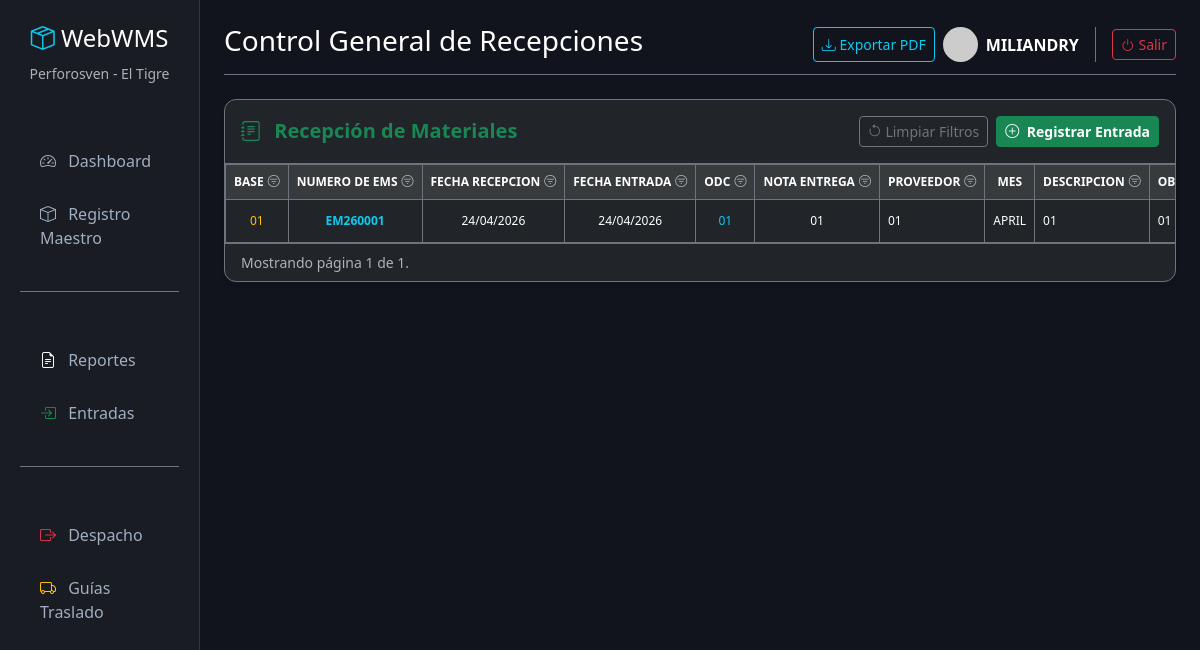
The page /entradas/ (signed in) on the database as committed earlier.
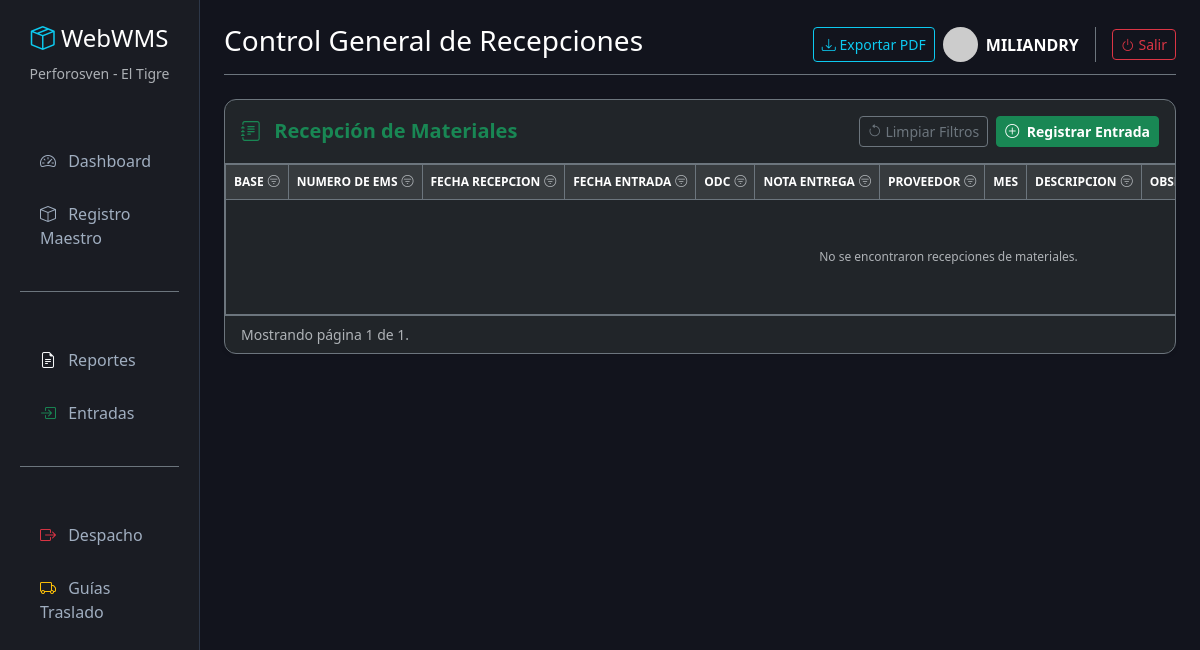
The same page on the database as committed later.
### inventario/models.py (models this page shows, shortened)
class DetalleRecepcion(models.Model):
    reporte = models.ForeignKey(ReporteRecepcion, on_delete=models.SET_NULL, null=True, blank=True, verbose_name="Reporte (RP)")
    material = models.ForeignKey(Material, on_delete=models.SET_NULL, null=True, blank=True, verbose_name="Material (Cód. Catálogo)")
    descripcion_entrada = models.CharField(max_length=500, blank=True, null=True, verbose_name="Descripción (según ODC)")
    fecha_recepcion = models.DateField(default=timezone.now, verbose_name="Fecha de Recepción")
    nro_rq = models.CharField(max_length=50, blank=True, null=True, verbose_name="Nro. RQ")
    departamento = models.CharField(max_length=100, blank=True, null=True, verbose_name="Dpto / Equipo")
    nro_control_entrada = models.CharField(max_length=20, blank=True, verbose_name="Nro. Control (EM/EA)")
    nro_odc = models.CharField(max_length=50, verbose_name="Orden de Compra (ODC)")
    nro_nota_entrega = models.CharField(max_length=50, verbose_name="Nota de Entrega")
    proveedor = models.CharField(max_length=200, verbose_name="Proveedor")
    cantidad_solicitada = models.DecimalField(max_digits=10, decimal_places=2, verbose_name="Cant. Solicitada (ODC)")
    cantidad_recibida = models.DecimalField(max_digits=10, decimal_places=2, verbose_name="Cant. Recibida Física")
    precio_unitario = models.DecimalField(max_digits=12, decimal_places=2, blank=True, null=True, verbose_name="U.P. (USD)")
    moneda = models.CharField(max_length=10, default="USD", verbose_name="Moneda")
    eta = models.DateField(blank=True, null=True, verbose_name="ETA")
    fecha_firma_odc = models.DateField(blank=True, null=True, verbose_name="Fecha de Firma ODC")
    volumen_carpeta = models.CharField(max_length=50, blank=True, null=True, verbose_name="Volumen Carpeta")
    es_saldo_inicial = models.BooleanField(default=False, verbose_name="¿Es Saldo Inicial?")
    observaciones = models.CharField(max_length=255, blank=True, null=True, verbose_name="Observaciones")
    class Meta:
        verbose_name = "Entradas del Almacen"
        verbose_name_plural = "Control de Entradas"

class ReporteRecepcion(models.Model):
    nro_reporte = models.CharField(max_length=20, unique=True, blank=True, verbose_name="No. Reporte (RP)")
    fecha_recepcion = models.DateField(default=timezone.now, verbose_name="Fecha de Recepción")
    descripcion = models.CharField(max_length=255, blank=True, null=True, verbose_name="Descripción General")
    estado = models.CharField(
        max_length=10,
        choices=[('ABIERTO', 'Abierto'), ('CERRADO', 'Cerrado')],
        default='ABIERTO',
        verbose_name="Estado"
    )
    class Meta:
        verbose_name = "Reporte de Recepción"
        verbose_name_plural = "2. Reportes Diarios (RP)"

### inventario/views.py (the view)
# urls.py: path('entradas/', views.lista_entradas, name='lista_entradas'),
@login_required(login_url='login')
def lista_entradas(request):
    from django.db.models import Q, Sum, F, Max, DecimalField
    f_base = request.GET.get('f_base', '').strip()
    f_em = request.GET.get('f_em', '').strip()
    f_fecha_rep = request.GET.get('f_fecha_rep', '').strip()
    f_fecha_ent = request.GET.get('f_fecha_ent', '').strip()
    f_odc = request.GET.get('f_odc', '').strip()
    f_nota = request.GET.get('f_nota', '').strip()
    f_prov = request.GET.get('f_prov', '').strip()
    f_mat = request.GET.get('f_mat', '').strip()
    f_obs = request.GET.get('f_obs', '').strip()
    f_rm = request.GET.get('f_rm', '').strip()
    f_vol = request.GET.get('f_vol', '').strip()
    ids_unicos = DetalleRecepcion.objects.exclude(es_saldo_inicial=True).values('nro_control_entrada').annotate(max_id=Max('id')).values_list('max_id', flat=True)
    recepciones_lista = DetalleRecepcion.objects.exclude(es_saldo_inicial=True).select_related('material', 'reporte').filter(id__in=ids_unicos)
    if f_base:
        recepciones_lista = recepciones_lista.filter(departamento__icontains=f_base)
    if f_em:
        recepciones_lista = recepciones_lista.filter(nro_control_entrada__icontains=f_em)
    if f_fecha_rep:
        recepciones_lista = recepciones_lista.filter(reporte__fecha_recepcion__icontains=f_fecha_rep)
    if f_fecha_ent:
        recepciones_lista = recepciones_lista.filter(fecha_recepcion__icontains=f_fecha_ent)
    if f_odc:
        recepciones_lista = recepciones_lista.filter(nro_odc__icontains=f_odc)
    if f_nota:
        recepciones_lista = recepciones_lista.filter(nro_nota_entrega__icontains=f_nota)
    if f_prov:
        recepciones_lista = recepciones_lista.filter(proveedor__icontains=f_prov)
    if f_mat:
        recepciones_lista = recepciones_lista.filter(
            Q(material__codigo__icontains=f_mat) | Q(material__descripcion__icontains=f_mat) | Q(descripcion_entrada__icontains=f_mat)
        )
    if f_obs:
        recepciones_lista = recepciones_lista.filter(observaciones__icontains=f_obs)
    if f_rm:
        recepciones_lista = recepciones_lista.filter(reporte__nro_reporte__icontains=f_rm)
    if f_vol:
        recepciones_lista = recepciones_lista.filter(volumen_carpeta__icontains=f_vol)
    recepciones_lista = recepciones_lista.order_by('-fecha_recepcion', '-id')
    from django.db.models import OuterRef, Subquery
    totales_qs = DetalleRecepcion.objects.filter(
        nro_control_entrada=OuterRef('nro_control_entrada')
    ).values('nro_control_entrada').annotate(
        total=Sum(F('cantidad_recibida') * F('precio_unitario'), output_field=DecimalField())
    ).values('total')
    recepciones_lista = recepciones_lista.annotate(costo_total_agrupado=Subquery(totales_qs))
    from django.core.paginator import Paginator
    paginator = Paginator(recepciones_lista, 50)
    page_number = request.GET.get('page')
    recepciones_paginadas = paginator.get_page(page_number)
    query_params = request.GET.copy()
    if 'page' in query_params:
        del query_params['page']
    query_prefix = query_params.urlencode() + '&' if query_params else ''
    contexto = {
        'recepciones': recepciones_paginadas,
        'query_prefix': query_prefix,
        'filtros': {
            'base': f_base, 'em': f_em, 'fecha_rep': f_fecha_rep, 'fecha_ent': f_fecha_ent,
            'odc': f_odc, 'nota': f_nota, 'prov': f_prov, 'mat': f_mat,
            'obs': f_obs, 'rm': f_rm, 'vol': f_vol
        }
    }
    return render(request, 'inventario/lista_entradas.html', contexto)

### inventario/templates/inventario/lista_entradas.html (shortened to what the changed rows need)
{% extends 'inventario/base.html' %}
{% block header %}Control General de Recepciones{% endblock %}
{% block content %}
<div class="card shadow-sm bg-dark border-secondary">
    <div class="card-body p-0">
        <div class="table-responsive" style="max-height: 65vh; overflow-y: auto; overflow-x: auto; white-space: nowrap;">
            <table class="table table-dark table-hover table-bordered border-secondary mb-0" style="font-size: 12px;">
                <thead class="table-active text-success text-center sticky-top" style="z-index: 2;">
                    <tr class="align-middle">
                        <th>
                            <div class="d-flex align-items-center justify-content-center gap-1">
                                <span>BASE</span>
                                <div class="dropdown">
                                    <i class="bi bi-filter-circle {% if filtros.base %}text-success bi-filter-circle-fill{% else %}text-muted{% endif %} cursor-pointer" data-bs-toggle="dropdown" data-bs-auto-close="outside"></i>
                                </div>
                            </div>
                        </th>
                        <th>
                            <div class="d-flex align-items-center justify-content-center gap-1">
                                <span>NUMERO DE EMS</span>
                                <div class="dropdown">
                                    <i class="bi bi-filter-circle {% if filtros.em %}text-success bi-filter-circle-fill{% else %}text-muted{% endif %} cursor-pointer" data-bs-toggle="dropdown" data-bs-auto-close="outside"></i>
                                </div>
                            </div>
                        </th>
                        <th>
                            <div class="d-flex align-items-center justify-content-center gap-1">
                                <span>FECHA RECEPCION</span>
                                <div class="dropdown">
                                    <i class="bi bi-filter-circle {% if filtros.fecha_rep %}text-success bi-filter-circle-fill{% else %}text-muted{% endif %} cursor-pointer" data-bs-toggle="dropdown" data-bs-auto-close="outside"></i>
                                </div>
                            </div>
                        </th>
                        <th>
                            <div class="d-flex align-items-center justify-content-center gap-1">
                                <span>FECHA ENTRADA</span>
                                <div class="dropdown">
                                    <i class="bi bi-filter-circle {% if filtros.fecha_ent %}text-success bi-filter-circle-fill{% else %}text-muted{% endif %} cursor-pointer" data-bs-toggle="dropdown" data-bs-auto-close="outside"></i>
                                </div>
                            </div>
                        </th>
                        <th>
                            <div class="d-flex align-items-center justify-content-center gap-1">
                                <span>ODC</span>
                                <div class="dropdown">
                                    <i class="bi bi-filter-circle {% if filtros.odc %}text-success bi-filter-circle-fill{% else %}text-muted{% endif %} cursor-pointer" data-bs-toggle="dropdown" data-bs-auto-close="outside"></i>
                                </div>
                            </div>
                        </th>
                        <th>
                            <div class="d-flex align-items-center justify-content-center gap-1">
                                <span>NOTA ENTREGA</span>
                                <div class="dropdown">
                                    <i class="bi bi-filter-circle {% if filtros.nota %}text-success bi-filter-circle-fill{% else %}text-muted{% endif %} cursor-pointer" data-bs-toggle="dropdown" data-bs-auto-close="outside"></i>
                                </div>
                            </div>
                        </th>
                        <th>
                            <div class="d-flex align-items-center justify-content-center gap-1">
                                <span>PROVEEDOR</span>
                                <div class="dropdown">
                                    <i class="bi bi-filter-circle {% if filtros.prov %}text-success bi-filter-circle-fill{% else %}text-muted{% endif %} cursor-pointer" data-bs-toggle="dropdown" data-bs-auto-close="outside"></i>
                                </div>
                            </div>
                        </th>
                        <th>MES</th>
                        <th>
                            <div class="d-flex align-items-center justify-content-center gap-1">
                                <span>DESCRIPCION</span>
                                <div class="dropdown">
                                    <i class="bi bi-filter-circle {% if filtros.mat %}text-success bi-filter-circle-fill{% else %}text-muted{% endif %} cursor-pointer" data-bs-toggle="dropdown" data-bs-auto-close="outside"></i>
                                </div>
                            </div>
                        </th>
                        <th>
                            <div class="d-flex align-items-center justify-content-center gap-1">
                                <span>OBSERVACIONES</span>
                            </div>
                        </th>
                    </tr>
                </thead>
                <tbody>
                    {% for item in recepciones %}
                    <tr class="align-middle text-center fila-entrada" style="cursor: pointer;"
                        data-odc="{{ item.nro_odc }}"
                        data-nota="{{ item.nro_nota_entrega }}"
                        data-em="{{ item.nro_control_entrada }}"
                        onclick="abrirHistorialPanel('{{ item.nro_odc|escapejs }}', '{{ item.nro_nota_entrega|escapejs }}', '{{ item.nro_control_entrada|escapejs }}')">
                        <td class="text-warning">{{ item.departamento|default_if_none:"-" }}</td>
                        <td class="text-info fw-bold">{{ item.nro_control_entrada|default_if_none:"-" }}</td>
                        <td>{% if item.reporte %}{{ item.reporte.fecha_recepcion|date:"d/m/Y" }}{% else %}-{% endif %}</td>
                        <td>{{ item.fecha_recepcion|date:"d/m/Y" }}</td>
                        <td class="text-info">{{ item.nro_odc }}</td>
                        <td>{{ item.nro_nota_entrega }}</td>
                        <td class="text-start text-truncate" style="max-width: 150px;" title="{{ item.proveedor }}">{{ item.proveedor|truncatechars:20 }}</td>
                        <td><span class="text-uppercase">{{ item.fecha_recepcion|date:"F" }}</span></td>
                        <td class="text-start text-truncate" style="max-width: 250px;"
                            title="{{ item.descripcion_entrada|default_if_none:"-" }}">
                            {{ item.descripcion_entrada|default_if_none:"-" }}
                        </td>
                        <td class="text-start text-truncate" style="max-width: 150px;" title="{{ item.observaciones }}">{{ item.observaciones|default_if_none:"-" }}</td>
                    </tr>
                    {% empty %}
                    <tr>
                        <td colspan="16" class="text-center py-5 text-muted">No se encontraron recepciones de materiales.</td>
                    </tr>
                    {% endfor %}
                </tbody>
            </table>
        </div>
    </div>
</div>
{% endblock %}

Rows that differ between the two databases and show on the page:
removed DetalleRecepcion: departamento "01", nro_control_entrada "EM260001", reporte.fecha_recepcion "24/04/2026", fecha_recepcion "24/04/2026", nro_odc "01", nro_nota_entrega "01", proveedor "01", fecha_recepcion "APRIL", descripcion_entrada "01", observaciones "01"
Other text that changed with them:
text now shown: "No se encontraron recepciones de materiales."
